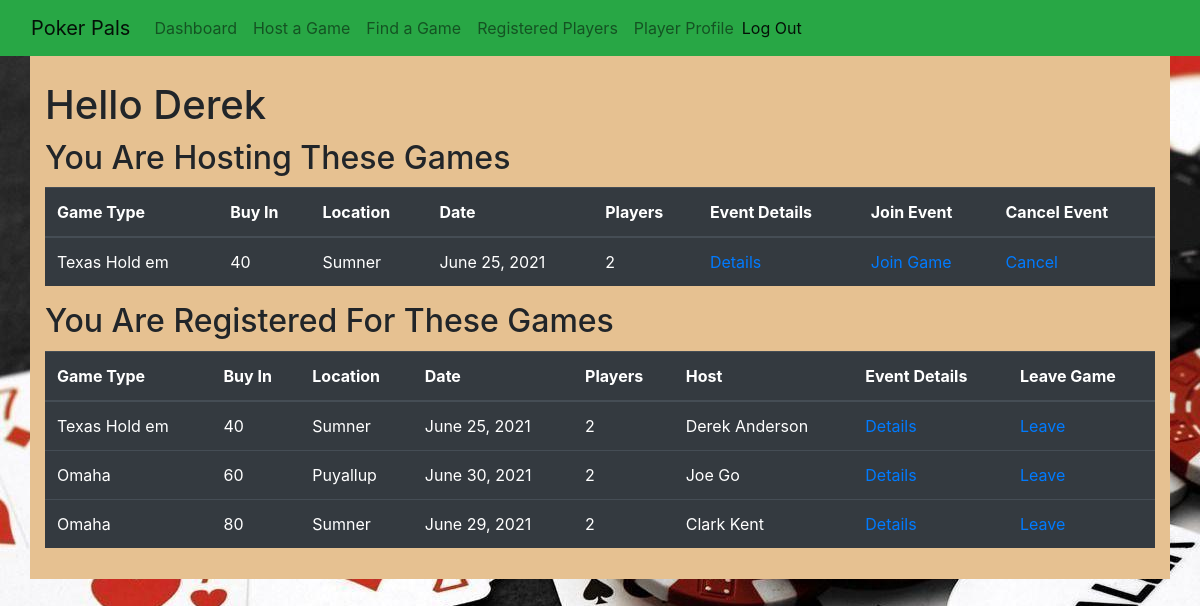
Before: /dashboard (signed in) with the older database file.
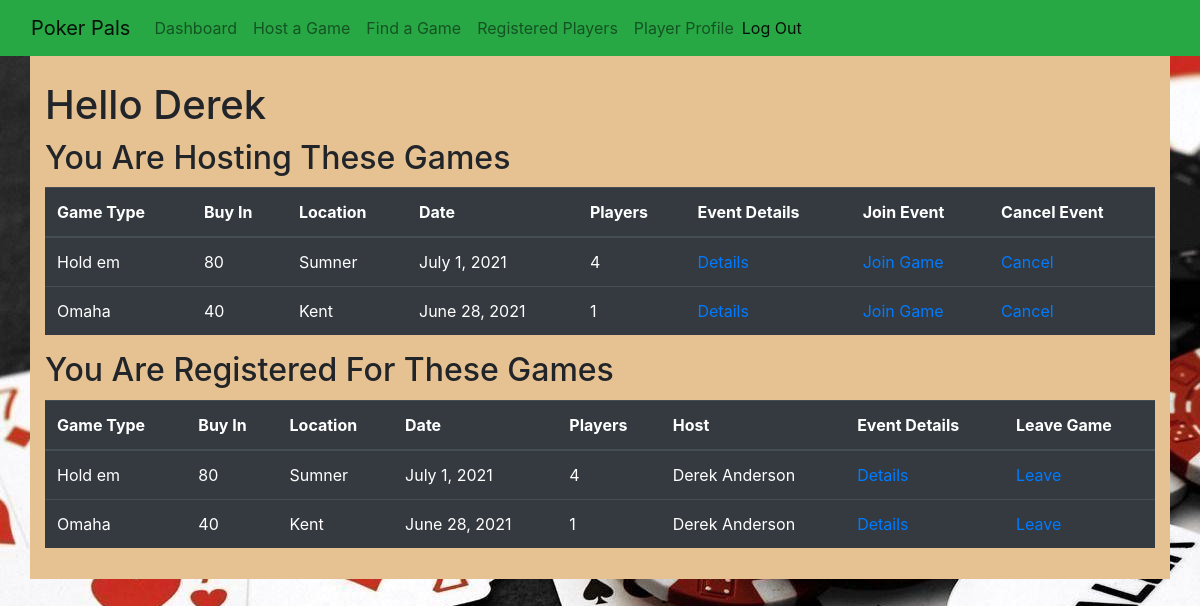
After: the same page with the newer database file.
### poker_app/models.py (models this page shows, shortened)
class Game(models.Model):
    game_type = models.CharField(max_length=255)
    buy_in = models.CharField(max_length=45)
    location = models.CharField(max_length=255)
    date = models.DateField()
    host = models.ForeignKey(User, related_name='host', on_delete=models.CASCADE)
    poker_players = models.ManyToManyField(User, related_name='poker_players')
    description = models.TextField()
    created_at = models.DateTimeField(auto_now_add=True)
    updated_at = models.DateTimeField(auto_now=True)
    objects = EventManager()

class User(models.Model):
    first_name = models.CharField(max_length=45)
    last_name = models.CharField(max_length=45)
    birthdate = models.DateField()
    email = models.EmailField(unique=True)
    password = models.CharField(max_length=255)
    created_at = models.DateTimeField(auto_now_add=True)
    updated_at = models.DateTimeField(auto_now=True)
    objects = LoginManager()
    @property
    def full_name(self):
        return '{} {}'.format(self.first_name, self.last_name)

### poker_app/views.py (the view)
# urls.py: path('dashboard', views.dashboard),
def dashboard(request):
    if 'user_id' not in request.session:
        messages.error(request, "You must be logged in to view this page!")
        return redirect('/')
    user = User.objects.get(id=request.session['user_id'])
    context = {
        'user': user,
        'games': Game.objects.all()
    }
    return render(request, 'dashboard.html', context)

### poker_app/templates/dashboard.html (shortened to what the changed rows need)
<!DOCTYPE html>
<html lang="en">
    <head>
        <link
            href="https://stackpath.bootstrapcdn.com/bootstrap/4.5.0/css/bootstrap.min.css"
            rel="stylesheet"
        />
        {% load static %}
        <link rel="stylesheet" href="{% static 'css/style.css' %}" />
    </head>
    <body>
        <div class="container">
            <div class="row">
                <div class="col-sm">
                    <h1>Hello {{ user.first_name }}</h1>
                    <section>
                        <h2>You Are Hosting These Games</h2>
                        <table class="table table-dark">
                            <thead>
                                <tr>
                                    <th>Game Type</th>
                                    <th>Buy In</th>
                                    <th>Location</th>
                                    <th>Date</th>
                                    <th>Players</th>
                                    <th>Event Details</th>
                                    <th>Join Event</th>
                                    <th>Cancel Event</th>
                                </tr>
                            </thead>
                            <tbody>
                                {% for game in games %} {% if game.host == user %}
                                <tr>
                                    <td>{{ game.game_type }}</td>
                                    <td>{{ game.buy_in }}</td>
                                    <td>{{ game.location }}</td>
                                    <td>{{ game.date }}</td>
                                    <td>{{ game.poker_players.count }}</td>
                                    <td><a href="/event/{{ game.id }}">Details</a></td>
                                    <td><a href="/join/{{game.id}}">Join Game</a></td>
                                    <td><a href="/delete/{{game.id}}">Cancel</a></td>
                                </tr>
                                {% endif %}{% endfor %}
                            </tbody>
                        </table>
                    </section>
                    <section>
                        <h2>You Are Registered For These Games</h2>
                        <table class="table table-dark">
                            <thead>
                                <tr>
                                    <th>Game Type</th>
                                    <th>Buy In</th>
                                    <th>Location</th>
                                    <th>Date</th>
                                    <th>Players</th>
                                    <th>Host</th>
                                    <th>Event Details</th>
                                    <th>Leave Game</th>
                                </tr>
                            </thead>
                            <tbody>
                                {% for game in games %} {% if user in game.poker_players.all %}
                                <tr>
                                    <td>{{ game.game_type }}</td>
                                    <td>{{ game.buy_in }}</td>
                                    <td>{{ game.location }}</td>
                                    <td>{{ game.date }}</td>
                                    <td>{{ game.poker_players.count }}</td>
                                    <td>{{ game.host.full_name }}</td>
                                    <td><a href="/event/{{ game.id }}">Details</a></td>
                                    <td><a href="/leave/{{game.id}}">Leave</a></td>
                                </tr>
                                {% endif %}{% endfor %}
                            </tbody>
                        </table>
                    </section>
                </div>
            </div>
        </div>
    </body>
</html>

Changed rows visible on the page:
no longer on this page (row edited): Game: game_type "Omaha", buy_in "80", location "Sumner", date "June 29, 2021", poker_players.count "2", host.full_name "Clark Kent", shown under "You Are Registered For These Games"
changed Game "Sumner": game_type "Texas Hold em" → "Hold em"; buy_in "40" → "80"; date "June 25, 2021" → "July 1, 2021"; poker_players.count "2" → "4"
now on one of the page's lists (row edited): Game: game_type "Omaha", buy_in "40", location "Kent", date "June 28, 2021", poker_players.count "1"
changed Game "Omaha": buy_in "60" → "40"; location "Puyallup" → "Kent"; date "June 30, 2021" → "June 28, 2021"; poker_players.count "2" → "1"; host.full_name "Joe Go" → "Derek Anderson"
